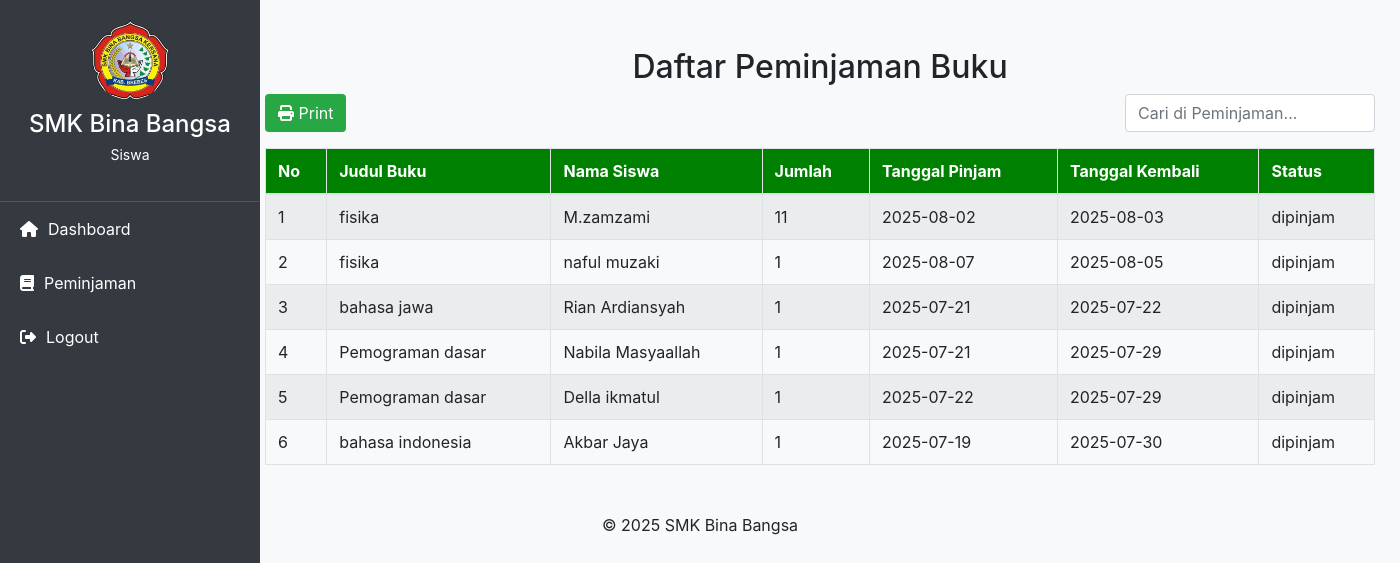
The app's page /daftar_peminjaman_siswa.php (signed in) with its own data.
### tables this page shows
CREATE TABLE `peminjaman` (
  `id` int(11) NOT NULL,
  `id_buku` varchar(10) DEFAULT NULL,
  `id_siswa` int(11) DEFAULT NULL,
  `tanggal_pinjam` date DEFAULT NULL,
  `tanggal_kembali` date DEFAULT NULL,
  `status` enum('dipinjam','dikembalikan') DEFAULT 'dipinjam',
  `jumlah` int(11) NOT NULL
);

CREATE TABLE `buku` (
  `id` int(11) NOT NULL,
  `id_buku` varchar(10) DEFAULT NULL,
  `judul` varchar(100) NOT NULL,
  `pengarang` varchar(50) NOT NULL,
  `penerbit` varchar(50) NOT NULL,
  `tahun` int(11) NOT NULL,
  `jumlah` int(11) DEFAULT NULL
);

CREATE TABLE `siswa` (
  `id_siswa` int(11) NOT NULL,
  `nama` varchar(100) DEFAULT NULL,
  `kelas` varchar(10) DEFAULT NULL,
  `jurusan` varchar(100) DEFAULT NULL,
  `no_whatsapp` varchar(20) DEFAULT NULL,
  `alamat` text DEFAULT NULL
);

### daftar_peminjaman_siswa.php (the view, shortened to what this page needs)
<?php
include 'koneksi.php';
include 'sidebar_siswa.php';
$query_peminjaman = "SELECT p.id, b.judul, s.nama, p.jumlah, p.tanggal_pinjam, p.tanggal_kembali, p.status
                    FROM peminjaman p
                    JOIN buku b ON p.id_buku = b.id_buku
                    JOIN siswa s ON p.id_siswa = s.id_siswa
                    WHERE p.status = 'dipinjam'";
$result_peminjaman = mysqli_query($koneksi, $query_peminjaman);
?>
<!DOCTYPE html>
<html lang="id">
<head>
    <link rel="stylesheet" href="https://maxcdn.bootstrapcdn.com/bootstrap/4.5.2/css/bootstrap.min.css">
    <link rel="stylesheet" href="https://cdnjs.cloudflare.com/ajax/libs/font-awesome/6.4.2/css/all.min.css">
</head>
<body>
<div class="container mt-5">
    <h2 class="text-center">Daftar Peminjaman Buku</h2>
    <div class="d-flex justify-content-between mb-3">
        <button class="btn btn-print" onclick="window.print()"><i class="fa-solid fa-print"></i> Print</button>
        <input type="text" id="searchPeminjaman" class="form-control" placeholder="Cari di Peminjaman...">
    </div>
    <table class="table table-striped table-bordered" id="tablePeminjaman">
        <thead>
            <tr>
                <th>No</th>
                <th>Judul Buku</th>
                <th>Nama Siswa</th>
                <th>Jumlah</th>
                <th>Tanggal Pinjam</th>
                <th>Tanggal Kembali</th>
                <th>Status</th>
            </tr>
        </thead>
        <tbody>
        <?php
        $no = 1;
        while ($row = mysqli_fetch_assoc($result_peminjaman)) {
            echo "<tr>
                    <td>{$no}</td>
                    <td>{$row['judul']}</td>
                    <td>{$row['nama']}</td>
                    <td>{$row['jumlah']}</td>
                    <td>{$row['tanggal_pinjam']}</td>
                    <td>{$row['tanggal_kembali']}</td>
                    <td>{$row['status']}</td>
                </tr>";
            $no++;
        }
        ?>
        </tbody>
    </table>
</div>
<footer class="text-center mt-5">
    <p>&copy; 2025 SMK Bina Bangsa</p>
</footer>
</body>
</html>

### daftar_peminjaman_siswa.php (style rules this page uses)
body { background-color: #f8f9fa; }
.container { margin-left: 250px; }
.table thead { background-color: green; color: white; }
.btn-print { background-color: #28a745; color: white; }
.form-control { width: 250px; }

### records on screen
peminjaman: buku.judul "fisika", id_siswa.nama "M.zamzami", jumlah "11", tanggal_pinjam "2025-08-02", tanggal_kembali "2025-08-03", status "dipinjam"
peminjaman: buku.judul "fisika", id_siswa.nama "naful muzaki", jumlah "1", tanggal_pinjam "2025-08-07", tanggal_kembali "2025-08-05", status "dipinjam"
peminjaman: buku.judul "bahasa jawa", id_siswa.nama "Rian Ardiansyah", jumlah "1", tanggal_pinjam "2025-07-21", tanggal_kembali "2025-07-22", status "dipinjam"
peminjaman: buku.judul "Pemograman dasar", id_siswa.nama "Nabila Masyaallah", jumlah "1", tanggal_pinjam "2025-07-21", tanggal_kembali "2025-07-29", status "dipinjam"
peminjaman: buku.judul "Pemograman dasar", id_siswa.nama "Della ikmatul", jumlah "1", tanggal_pinjam "2025-07-22", tanggal_kembali "2025-07-29", status "dipinjam"
peminjaman: buku.judul "bahasa indonesia", id_siswa.nama "Akbar Jaya", jumlah "1", tanggal_pinjam "2025-07-19", tanggal_kembali "2025-07-30", status "dipinjam"
